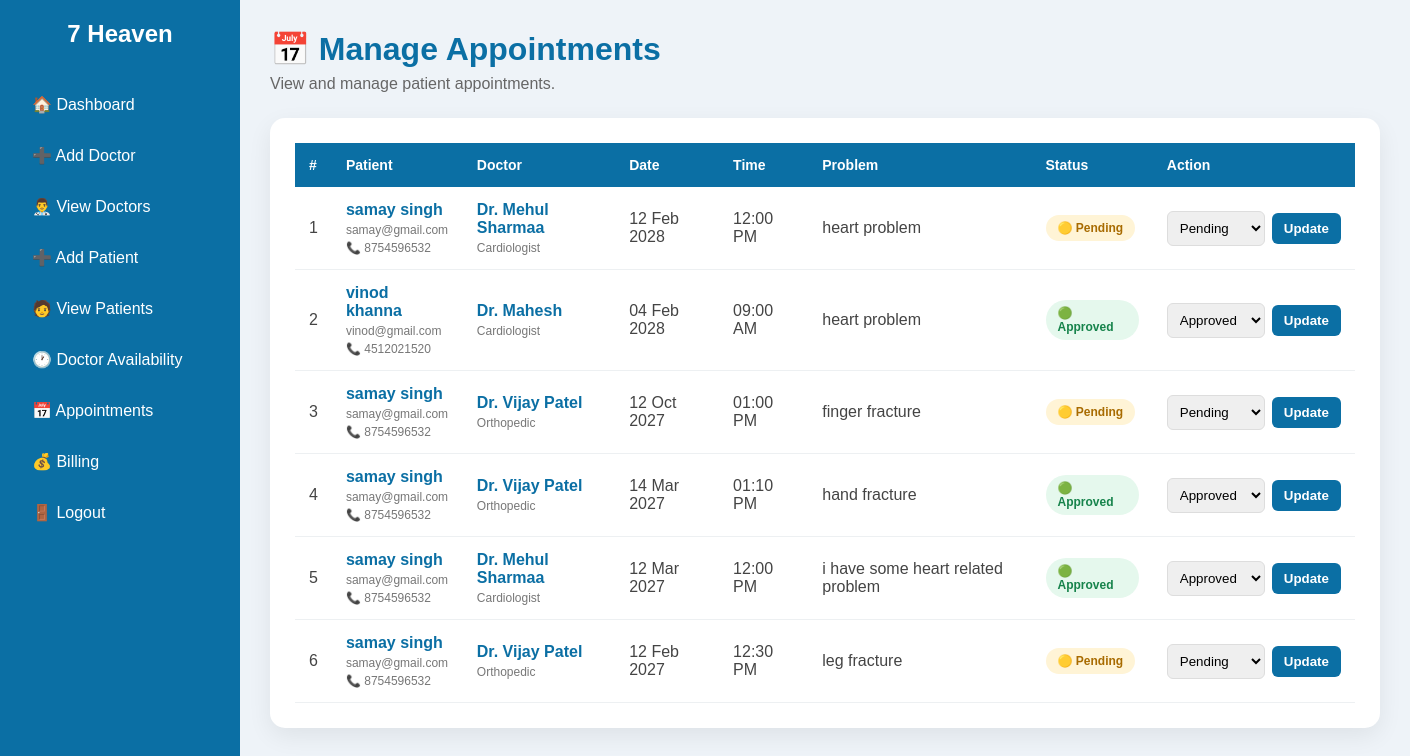
The app's page /admin/appointments.php (signed in) with its own data.
### tables this page shows
CREATE TABLE `appointments` (
  `id` int(11) NOT NULL,
  `patient_id` int(11) NOT NULL,
  `doctor_id` int(11) NOT NULL,
  `appointment_date` date NOT NULL,
  `appointment_time` time NOT NULL,
  `problem` text NOT NULL,
  `status` enum('Pending','Approved','Completed','Cancelled') DEFAULT 'Pending'
);

CREATE TABLE `users` (
  `id` int(11) NOT NULL,
  `fullname` varchar(100) NOT NULL,
  `email` varchar(100) NOT NULL,
  `phone` varchar(15) NOT NULL,
  `PASSWORD` varchar(255) NOT NULL,
  `created_at` timestamp NOT NULL DEFAULT current_timestamp()
);

CREATE TABLE `doctors` (
  `id` int(11) NOT NULL,
  `fullname` varchar(100) NOT NULL,
  `specialization` varchar(100) NOT NULL,
  `phone` varchar(15) NOT NULL,
  `email` varchar(100) NOT NULL,
  `experience` int(11) NOT NULL,
  `created_at` timestamp NOT NULL DEFAULT current_timestamp()
);

### admin/appointments.php (the view, shortened to what this page needs)
<?php
include("../config.php");
$query = "
    SELECT
        appointments.id,
        appointments.patient_id,
        appointments.doctor_id,
        appointments.appointment_date,
        appointments.appointment_time,
        appointments.problem,
        appointments.status,
        users.fullname AS patient_name,
        users.email AS patient_email,
        users.phone AS patient_phone,
        doctors.fullname AS doctor_name,
        doctors.specialization AS doctor_specialization
    FROM appointments
    INNER JOIN users
        ON appointments.patient_id = users.id
    INNER JOIN doctors
        ON appointments.doctor_id = doctors.id
    ORDER BY
        appointments.appointment_date DESC,
        appointments.appointment_time DESC
";
$result = mysqli_query($conn, $query);
?>
<!DOCTYPE html>
<html lang="en">
<head>
<link rel="stylesheet"
      href="../css/dashboard.css">
</head>
<body>
<div class="container">
<?php include("sidebar.php"); ?>
<div class="content">
<div class="appointment-content">
<div class="page-header">
    <h1>📅 Manage Appointments</h1>
    <p>
        View and manage patient appointments.
    </p>
</div>
<div class="table-card">
<?php
if (mysqli_num_rows($result) > 0) {
?>
<table class="appointment-table">
<thead>
<tr>
    <th>#</th>
    <th>Patient</th>
    <th>Doctor</th>
    <th>Date</th>
    <th>Time</th>
    <th>Problem</th>
    <th>Status</th>
    <th>Action</th>
</tr>
</thead>
<tbody>
<?php
$count = 1;
while ($row = mysqli_fetch_assoc($result)) {
    $status = strtolower($row['status']);
?>
<tr>
<td>
    <?php echo $count++; ?>
</td>
<td>
    <span class="patient-name">
        <?php
        echo htmlspecialchars(
            $row['patient_name']
        );
        ?>
    </span>
    <span class="details">
        <?php
        echo htmlspecialchars(
            $row['patient_email']
        );
        ?>
    </span>
    <span class="details">
        📞
        <?php
        echo htmlspecialchars(
            $row['patient_phone']
        );
        ?>
    </span>
</td>
<td>
    <span class="doctor-name">
        Dr.
        <?php
        echo htmlspecialchars(
            $row['doctor_name']
        );
        ?>
    </span>
    <span class="details">
        <?php
        echo htmlspecialchars(
            $row['doctor_specialization']
        );
        ?>
    </span>
</td>
<td>
<?php
echo date(
    "d M Y",
    strtotime(
        $row['appointment_date']
    )
);
?>
</td>
<td>
<?php
echo date(
    "h:i A",
    strtotime(
        $row['appointment_time']
    )
);
?>
</td>
<td>
<?php
echo htmlspecialchars(
    $row['problem']
);
?>
</td>
<td>
<?php
if ($status == "pending") {
    echo '<span class="status pending">
            🟡 Pending
          </span>';
} elseif ($status == "approved") {
    echo '<span class="status approved">
            🟢 Approved
          </span>';
} elseif ($status == "rejected") {
    echo '<span class="status rejected">
            🔴 Rejected
          </span>';
} elseif ($status == "cancelled") {
    echo '<span class="status cancelled">
            ⚪ Cancelled
          </span>';
}
?>
</td>
<td>
<form method="POST"
      class="status-form">
    <select name="status">
        <option value="Pending"
            <?php
            if ($row['status'] == "Pending")
                echo "selected";
            ?>>
            Pending
        </option>
        <option value="Approved"
            <?php
            if ($row['status'] == "Approved")
                echo "selected";
            ?>>
            Approved
        </option>
    </select>
    <button
        type="submit"
        name="update_status"
        class="update-btn">
        Update
    </button>
</form>
</td>
</tr>
<?php } ?>
</tbody>
</table>
<?php } ?>
</div>
</div>
</div>
</div>
</body>
</html>

### admin/sidebar.php
<div class="sidebar">
    <h2>7 Heaven</h2>
    <a href="dashboard.php">🏠 Dashboard</a>
    <a href="doctors.php">➕ Add Doctor</a>
    <a href="view_doctors.php">👨‍⚕️ View Doctors</a>
    <a href="patients.php">➕ Add Patient</a>
    <a href="view_patients.php">🧑 View Patients</a>
    <a href="availability.php"> 🕐 Doctor Availability</a>
    <a href="appointments.php">📅 Appointments</a>
    <a href="billing.php">💰 Billing</a>
    <a href="../logout.php">🚪 Logout</a>
</div>

### css/dashboard.css (style rules this page uses)
* { margin:0; padding:0; box-sizing:border-box; font-family:Arial, Helvetica, sans-serif; }
body { background:#eef3f8; }
.container { display:flex; min-height:100vh; }
.sidebar { width:240px; background:#0b6fa4; color:white; padding:20px; position:fixed; left:0; top:0; height:100vh; }
.sidebar h2 { font-size:24px; text-align:center; margin-bottom:35px; }
.sidebar a { display:block; color:white; text-decoration:none; padding:12px; margin:8px 0; border-radius:8px; font-size:16px; transition:.3s; }
.content { flex:1; margin-left:240px; padding:30px; }

### admin/appointments.php (style rules this page uses)
.appointment-content { width: 100%; }
.page-header { margin-bottom: 25px; }
.page-header h1 { color: #0b6fa4; margin-bottom: 7px; }
.page-header p { color: #666; }
.table-card { background: white; padding: 25px; border-radius: 15px; box-shadow: 0 8px 25px rgba(0,0,0,0.07); overflow-x: auto; }
.appointment-table { width: 100%; min-width: 1050px; border-collapse: collapse; }
.appointment-table th { background: #0b6fa4; color: white; padding: 14px; text-align: left; font-size: 14px; }
.appointment-table td { padding: 14px; border-bottom: 1px solid #edf0f2; color: #444; vertical-align: middle; }
.patient-name, .doctor-name { font-weight: 700; color: #0b6fa4; }
.details { display: block; color: #777; font-size: 12px; margin-top: 4px; }
.status { display: inline-block; padding: 6px 12px; border-radius: 20px; font-size: 12px; font-weight: 700; }
.pending { background: #fff4d6; color: #a86b00; }
.approved { background: #e5f8ed; color: #16834b; }
.status-form { display: flex; gap: 7px; align-items: center; }
.status-form select { padding: 8px; border: 1px solid #ddd; border-radius: 6px; outline: none; }
.update-btn { border: none; background: #0b6fa4; color: white; padding: 8px 12px; border-radius: 6px; cursor: pointer; font-weight: 600; }

### records on screen
appointments: users.fullname "samay singh", users.email "samay@gmail.com", users.phone "8754596532", doctor.fullname "Mehul Sharmaa", doctor.specialization "Cardiologist", appointment_date "12 Feb 2028", appointment_time "12:00 PM", problem "heart problem", shows "🟡 Pending", status "Pending"
appointments: users.fullname "vinod khanna", users.email "vinod@gmail.com", users.phone "4512021520", doctor.fullname "Mahesh", doctor.specialization "Cardiologist", appointment_date "04 Feb 2028", appointment_time "09:00 AM", problem "heart problem", shows "🟢 Approved", status "Approved"
appointments: users.fullname "samay singh", users.email "samay@gmail.com", users.phone "8754596532", doctor.fullname "Vijay Patel", doctor.specialization "Orthopedic", appointment_date "12 Oct 2027", appointment_time "01:00 PM", problem "finger fracture", shows "🟡 Pending", status "Pending"
appointments: users.fullname "samay singh", users.email "samay@gmail.com", users.phone "8754596532", doctor.fullname "Vijay Patel", doctor.specialization "Orthopedic", appointment_date "14 Mar 2027", appointment_time "01:10 PM", problem "hand fracture", shows "🟢 Approved", status "Approved"
appointments: users.fullname "samay singh", users.email "samay@gmail.com", users.phone "8754596532", doctor.fullname "Mehul Sharmaa", doctor.specialization "Cardiologist", appointment_date "12 Mar 2027", appointment_time "12:00 PM", problem "i have some heart related problem", shows "🟢 Approved", status "Approved"
appointments: users.fullname "samay singh", users.email "samay@gmail.com", users.phone "8754596532", doctor.fullname "Vijay Patel", doctor.specialization "Orthopedic", appointment_date "12 Feb 2027", appointment_time "12:30 PM", problem "leg fracture", shows "🟡 Pending", status "Pending"
